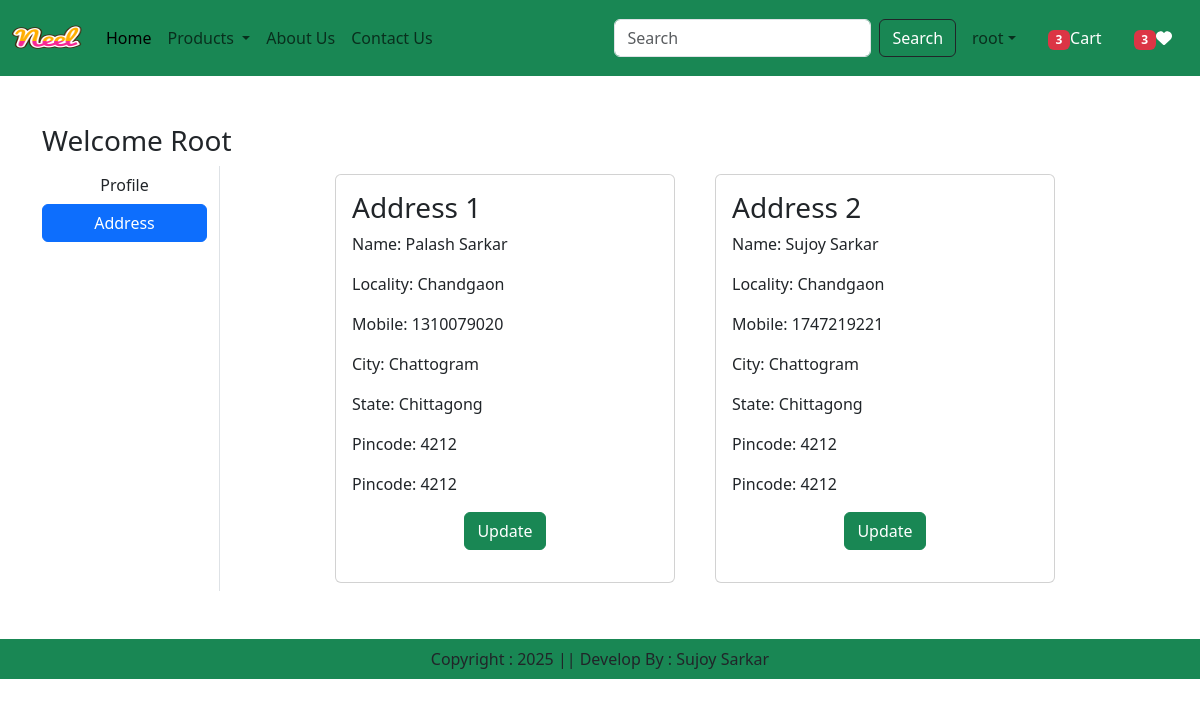
The page /address/ (signed in) on the database its author committed.
### app/models.py (models this page shows, shortened)
class Customer(models.Model):
    user = models.ForeignKey(User, on_delete=models.CASCADE)
    name = models.CharField(max_length=200)
    locality = models.CharField(max_length=200)
    city = models.CharField(max_length=50)
    mobile = models.IntegerField(default=0)
    zipcode = models.CharField(max_length=10, blank=True, null=True)
    state = models.CharField(choices=STATE_CHOICES,max_length=100)

### app/views.py (the view)
# urls.py: path('address/', views.address, name='address'),
@login_required
def address(request):
    add = Customer.objects.filter(user=request.user)
    totalitem = 0
    wishitem = 0
    if request.user.is_authenticated:
        totalitem = len(Cart.objects.filter(user=request.user))
        wishitem = len(Wishlist.objects.filter(user=request.user))
    return render(request, 'app/address.html', locals())

### app/templates/app/address.html (shortened to what this page needs)
{% extends 'app/base.html' %}
{% load static %}
{% block main-content %}
<div class="container my-5">
    <div class="row">
        <h3>Welcome <span class="text-capitalize">{{request.user}}</span></h3>
            <div class="col-sm-2 border-end">
                <ul class="list-unstyled">
                    <li class="d-grid"><a href="{% url "profile" %}" class="btn">Profile</a></li>
                    <li class="d-grid"><a href="{% url "address" %}" class="btn btn-primary">Address</a></li>
                </ul>
            </div>
            <div class="col-sm-8 offset-sm-1">
                <div class="row">
                    {% for ad in add %}
                        <div class="col-sm-6">
                            <div class="card m-2">
                                <div class="card-body">
                                    <h3>Address {{ forloop.counter }}</h3>
                                    <p>Name: {{ ad.name }}</p>
                                    <p>Locality: {{ ad.locality }}</p>
                                    <p>Mobile: {{ ad.mobile }}</p>
                                    <p>City: {{ ad.city }}</p>
                                    <p>State: {{ ad.state }}</p>
                                    <p>Pincode: {{ ad.zipcode }}</p>
                                    <p>Pincode: {{ ad.zipcode }}</p>
                                    <p class="text-center"><a href="{% url 'updateAddress' pk=ad.id %}" type="button" class="btn btn-success">Update</a></p>
                                </div>
                            </div>
                        </div>
                    {% endfor %}
                </div>
            </div>
        </div>
    </div>
{% endblock main-content %}

### app/templates/app/base.html (shortened to what this page needs)
<!DOCTYPE html>
{% load static %}
<html lang="en">
<head>
    <link href="https://cdn.jsdelivr.net/npm/bootstrap@5.3.3/dist/css/bootstrap.min.css" rel="stylesheet">
    <link rel = "stylesheet" href = "{% static 'app/css/owl.carousel.min.css' %}" />
    <link rel = "stylesheet" href = "{% static 'app/css/all.min.css' %}" />
    <link rel = "stylesheet" href = "{% static 'app/css/style.css' %}" />
</head>
<body>
    <nav class="navbar navbar-expand-lg navbar dark bg-success">
        <div class="container-fluid">
          <a class="navbar-brand" href="#">
            <img src = "{% static "app/images/neel.png" %}" width = "70" height = "50" >
          </a>
          <div class="collapse navbar-collapse" id="navbarSupportedContent">
            <ul class="navbar-nav me-auto mb-2 mb-lg-0">
              {% if request.user.is_authenticated %}
              <li class="nav-item">
                <a class="nav-link active" aria-current="page" href="/">Home</a>
              </li>
              <li class="nav-item dropdown">
                <a class="nav-link dropdown-toggle" href="#" role="button" data-bs-toggle="dropdown" aria-expanded="false">
                  Products
                </a>
              </li>
              <li class="nav-item">
                <a class="nav-link" href="{% url "about" %}">About Us</a>
              </li>
              <li class="nav-item">
                <a class="nav-link" href="{% url "contact" %}">Contact Us</a>
              </li>
            </ul>
            <form class="d-flex" role="search" action="/search">
              <input class="form-control me-2" type="search" placeholder="Search" name="search" aria-label="Search">
              <button class="btn btn-outline-dark text-white" type="submit">Search</button>
            </form>
          </div>
          <ul class="navbar-nav me-auto mb-2 mb-lg-0">
            <li class = "nav-item dropdown mx-2">
              <a class="nav-link dropdown-toggle" href="#" role="button" data-bs-toggle="dropdown" aria-expanded="false">{{ request.user.username }}</a>
            </li>
            <li class = "nav-item dropdown mx-2">
              <a href = "{% url "showcart" %}" class = "nav-link text-white"><span class="badge bg-danger">{% if totalitem > 0 %} {{totalitem}} {% endif %}</span>Cart</a>
            </li>
            <li class = "nav-item dropdown mx-2">
              <a href = "{% url "showwishlist" %}" class = "nav-link text-white"><span class="badge bg-danger">{% if wishitem > 0 %} {{wishitem}} {% endif %}</span><i class="fa fa-heart"></i></a>
            </li>
            {% endif %}
          </ul>
        </div>
      </nav>
      {% block main-content %}{% endblock main-content %}
      <footer class = "container-fluid fixed bottom bg-success text-center p-2 mt-5">
        Copyright : 2025 || Develop By : Sujoy Sarkar
      </footer>
</body>
</html>

### rows shown on the page
Customer: name "Palash Sarkar", locality "Chandgaon", mobile "1310079020", city "Chattogram", state "Chittagong", zipcode "4212"
Customer: name "Sujoy Sarkar", locality "Chandgaon", mobile "1747219221", city "Chattogram", state "Chittagong", zipcode "4212"

### other values the page prints
{{ request.user.username }} "root"
{{ totalitem }} "3"
{{ wishitem }} "3"
{{ request.user }} "Root"
